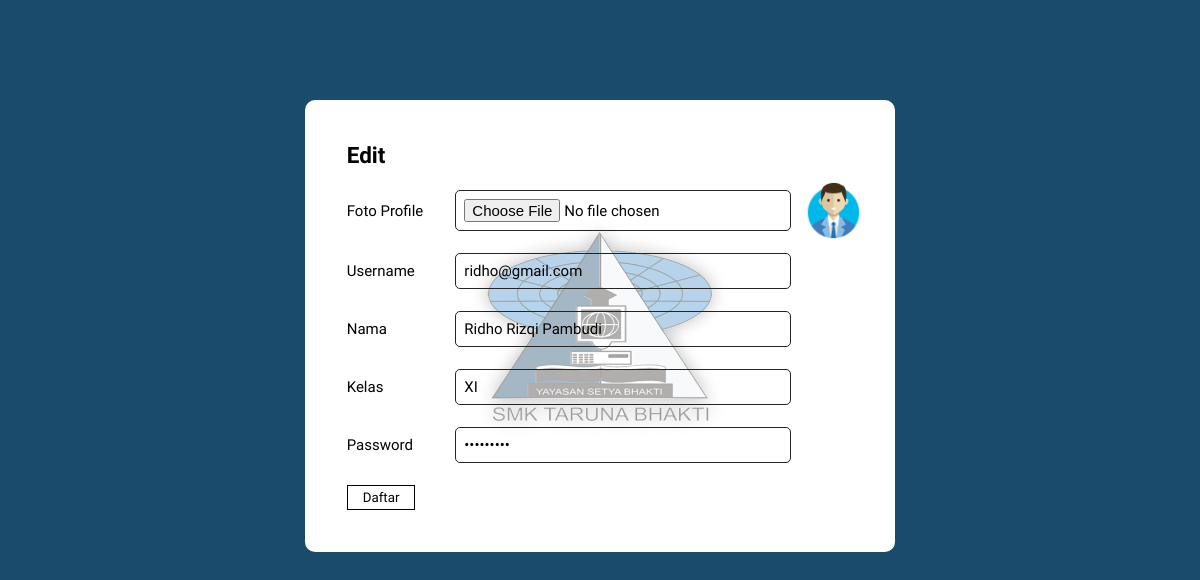
The app's page /admin/formedit_siswa.php with its own data.
### tables this page shows
CREATE TABLE `siswa` (
  `id` int(11) NOT NULL,
  `username` varchar(30) DEFAULT NULL,
  `nama` varchar(30) DEFAULT NULL,
  `kelas` varchar(12) DEFAULT NULL,
  `pass` varchar(12) DEFAULT NULL,
  `profile` varchar(250) DEFAULT NULL,
  `status` varchar(5) DEFAULT NULL
);

### admin/formedit_siswa.php (the view, shortened to what this page needs)
<?php
include "../koneksi.php";
$result = mysqli_query($koneksi, "SELECT * FROM siswa WHERE status = 'up'");
$arr = mysqli_fetch_array($result);
?>
<!DOCTYPE html>
<html lang="en">
<head>
</head>
<body>
    <form action="" method="post" enctype="multipart/form-data">
        <div class="box">
        <table cellpadding = "10">
            <tr>
                <td><h2>Edit</h2></td>
            </tr>
            <tr>
                <td>Foto Profile</td>
                <td><input type="file" name="profile"></td>
                <td class="img"></td>
            </tr>
            <tr>
                <td>Username</td>
                <td><input type="text" name="username" value="<?=$arr['username']?>" placeholder="user@gmail.com"></td>
            </tr>
            <tr>
                <td>Nama</td>
                <td><input type="text" name="nama" value="<?=$arr['nama']?>"  placeholder="user"></td>
            </tr>
            <tr>
                <td>Kelas</td>
                <td><input type="text" name="kelas" value="<?=$arr['kelas']?>"  placeholder="X, XI, XII"></td>
            </tr>
            <tr>
                <td>Password</td>
                <td><input type="password" name="pass" value="<?=$arr['pass']?>"  placeholder="*****"></td>
            </tr>
            <tr>
                <td><button type="submit" name="proseslog">Daftar</button></td>
            </tr>
            </table>
    </div>
    </form>
</body>
</html>

### records on screen
siswa: username "ridho@gmail.com", nama "Ridho Rizqi Pambudi", kelas "XI"
